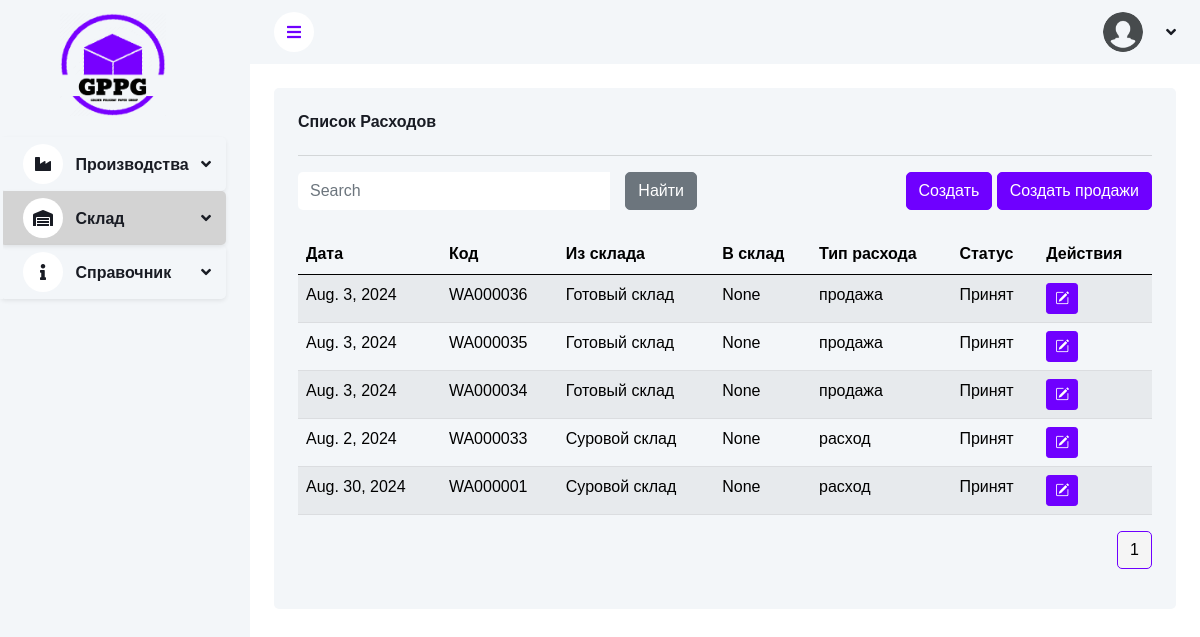
/depo/outgoing/, run on the app's committed database.
### apps/depo/models/outgoing.py (models this page shows, shortened)
class Outgoing(BaseModel):
	class OutgoingType(models.TextChoices):
		OUTGO = 'расход', 'Расход'
		SALE = 'продажа', 'Продажа'
		MOVEMENT = 'перемешения', 'Перемещение'
	class OutgoingStatus(models.TextChoices):
		ACCEPT = 'Принят', 'Принят'
		REJECT = 'Отклонен', 'Отклонен'
		IN_PROGRESS = 'В ожидании', 'В ожидании'
	code = models.CharField(max_length=10, unique=True, editable=False, verbose_name="Код")
	data = models.DateField(editable=True, verbose_name="Дата")
	outgoing_type = models.CharField(max_length=20, choices=OutgoingType.choices, default=OutgoingType.MOVEMENT,
									 verbose_name="Тип расхода")
	warehouse = models.ForeignKey(Warehouse, on_delete=models.CASCADE, related_name='outgoing_warehouse',
								  verbose_name="Склад")
	to_warehouse = models.ForeignKey(Warehouse, on_delete=models.CASCADE, null=True, blank=True,
									 related_name='outgoing_to_warehouse', verbose_name="К складу")
	status = models.CharField(max_length=20, choices=OutgoingStatus.choices, default=OutgoingStatus.IN_PROGRESS,
							  null=True, blank=True, verbose_name="Статус")
	note = models.CharField(max_length=250, null=True, blank=True, verbose_name="Примечание")
	class Meta:
		verbose_name = "Расход"
		verbose_name_plural = "Расходы"
		indexes = [
			models.Index(fields=['code', ])
		]

### apps/info/models.py (models this page shows, shortened)
class Warehouse(BaseModel):
	code = models.CharField(max_length=10, unique=True, null=True, blank=True, verbose_name="Код")
	name = models.CharField(max_length=100, unique=True, verbose_name="Название")
	location = models.CharField(max_length=150, null=True, blank=True, verbose_name="Местоположение")
	can_import = models.BooleanField(default=True, null=True, blank=True, verbose_name="Может импортировать")
	can_export = models.BooleanField(default=False, null=True, blank=True, verbose_name="Может экспортировать")
	use_negative = models.BooleanField(default=False, null=True, blank=True,
									   verbose_name="Использовать отрицательные значения")
	is_active = models.BooleanField(default=True, null=True, blank=True, verbose_name="Активен")
	managers = models.ManyToManyField(CustomUser, blank=True, verbose_name="Менеджеры")
	def __str__(self):
		return self.name
	class Meta:
		verbose_name = "Склад"
		verbose_name_plural = "Склады"

### apps/depo/views.py (the view)
# urls.py: path('outgoing/', OutgoingListView.as_view(), name='outgoing-list'),
class OutgoingListView(BaseListView):
	model = Outgoing
	form_class = None
	template_name = "depo/outgoing_list.html"
	redirect_url = "depo:outgoing-list"

### apps/shared/views.py (called while the page is built)
	@staticmethod
	def apply_pagination_and_search(queryset, request):
		search_query = request.GET.get('search')
		if search_query:
			search_query = search_query.strip()
			queryset = queryset.filter(Q(name__icontains=search_query))
		page_size = request.GET.get("page_size", 12)
		paginator = Paginator(queryset, page_size)
		page_num = request.GET.get("page", 1)
		page_obj = paginator.get_page(page_num)
		return page_obj

	def get_cache_key(self):
		return f'{self.model.__name__.lower()}_list_data'

	def get_queryset(self):
		cache_key = self.get_cache_key()
		cached_data = cache.get(cache_key)
		if cached_data is None:
			queryset = self.model.objects.all().order_by('-created_time')
			cached_data = list(queryset)  # Преобразуем queryset в список
			cache.set(cache_key, cached_data, timeout=self.cache_timeout)
			print(f"Data fetched from database and cached with key: {cache_key}")
		else:
			print(f"Data fetched from cache with key: {cache_key}")
		return cached_data

	def get_form(self):
		return self.form_class

	def get_template_name(self):
		return self.template_name

	def get(self, request):
		items = self.get_queryset()
		page_obj = self.apply_pagination_and_search(items, request)
		context = {
			'items': page_obj,
			'form': self.get_form(),
		}
		return render(request, self.get_template_name(), context)

### templates/depo/outgoing_list.html (shortened to what this page needs)
{% extends 'base.html' %}
{% load static %}
{% block content %}
    <div class="container-fluid pt-4 px-4">
        <div class="row g-4">
            <div class="col-sm-12">
                <div class="bg-light rounded h-100 p-4">
                    <h6 class="mb-4">Список Расходов</h6>
                    <hr>
                    <div class="row mb-2">
                        <div class="col-md-6">
                            <form class="d-none d-md-flex mb-3" method="GET" action="{% url 'depo:outgoing-list' %}">
                                <div class="input-group">
                                    <input type="search" name="search" class="form-control border-0"
                                           placeholder="Search">
                                    <div class="input-group-append">
                                        <button type="submit" class="btn btn-secondary mx-3">Найти</button>
                                    </div>
                                </div>
                            </form>
                        </div>
                        <div class="col-md-6 text-end">
                            <a type="button" class="btn btn-primary" href="{% url 'depo:outgoing-create' %}">Создать
                            </a>
                            <a type="button" class="btn btn-primary" href="{% url 'depo:sale-create' %}">Создать продажи
                            </a>
                        </div>
                    </div>
                    <div class="table-responsive">
                        <table class="table table-striped table-light table-hover">
                            <thead>
                            <tr>
                                <th scope="col">Дата</th>
                                <th scope="col">Код</th>
                                <th scope="col">Из склада</th>
                                <th scope="col">В склад</th>
                                <th scope="col">Тип расхода</th>
                                <th scope="col">Статус</th>
                                <th scope="col">Действия</th>
                            </tr>
                            </thead>
                            <tbody>
                            {% for outgoing in items %}
                                <tr>
                                    <td>{{ outgoing.data }}</td>
                                    <td>{{ outgoing.code }}</td>
                                    <td>{{ outgoing.warehouse }}</td>
                                    <td>{{ outgoing.to_warehouse }}</td>
                                    <td>{{ outgoing.outgoing_type }}</td>
                                    <td>{{ outgoing.status }}</td>
                                    <td>
                                        <a href="{% url "depo:outgoing-detail" outgoing.pk %}" type="button"
                                           class="btn btn-primary btn-sm"><i class="bi bi-pencil-square"></i>
                                        </a>
                                    </td>
                                </tr>
                            {% endfor %}
                            </tbody>
                        </table>
                    </div>
                    {% include 'base/pagination.html' with items=items %}
                </div>
            </div>
        </div>
    </div>
{% endblock %}

### static/css/style.css (style rules this page uses)
:root { --primary: #6f00ff; --light: #F3F6F9; --dark: #191C24; }
.btn { transition: 0.5s; }
.btn.btn-primary { color: #ffffff; }

### data on the page
Outgoing: data "Aug. 3, 2024", code "WA000036", warehouse "Готовый склад", to_warehouse "None", outgoing_type "продажа", status "Принят"
Outgoing: data "Aug. 3, 2024", code "WA000035", warehouse "Готовый склад", to_warehouse "None", outgoing_type "продажа", status "Принят"
Outgoing: data "Aug. 3, 2024", code "WA000034", warehouse "Готовый склад", to_warehouse "None", outgoing_type "продажа", status "Принят"
Outgoing: data "Aug. 2, 2024", code "WA000033", warehouse "Суровой склад", to_warehouse "None", outgoing_type "расход", status "Принят"
Outgoing: data "Aug. 30, 2024", code "WA000001", warehouse "Суровой склад", to_warehouse "None", outgoing_type "расход", status "Принят"

### other printed values
{{ i }} "1"
